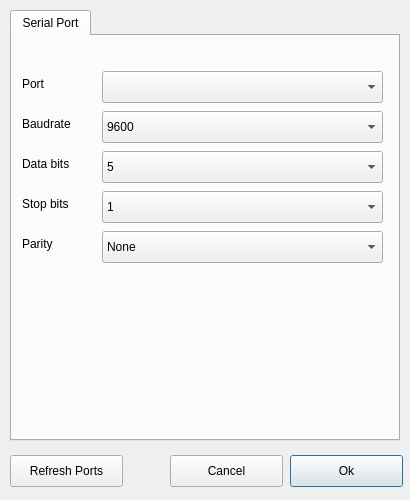
<?xml version="1.0" encoding="UTF-8"?>
<ui version="4.0">
 <class>OptionDialog</class>
 <widget class="QDialog" name="OptionDialog">
  <property name="geometry">
   <rect>
    <x>0</x>
    <y>0</y>
    <width>410</width>
    <height>500</height>
   </rect>
  </property>
  <property name="minimumSize">
   <size>
    <width>410</width>
    <height>500</height>
   </size>
  </property>
  <property name="maximumSize">
   <size>
    <width>410</width>
    <height>500</height>
   </size>
  </property>
  <property name="windowTitle">
   <string>Serial Setting</string>
  </property>
  <widget class="QTabWidget" name="tabWidget">
   <property name="geometry">
    <rect>
     <x>10</x>
     <y>10</y>
     <width>390</width>
     <height>431</height>
    </rect>
   </property>
   <property name="sizePolicy">
    <sizepolicy hsizetype="Preferred" vsizetype="Preferred">
     <horstretch>0</horstretch>
     <verstretch>0</verstretch>
    </sizepolicy>
   </property>
   <property name="tabPosition">
    <enum>QTabWidget::North</enum>
   </property>
   <property name="currentIndex">
    <number>0</number>
   </property>
   <widget class="QWidget" name="tabSerial">
    <attribute name="title">
     <string>Serial Port</string>
    </attribute>
    <widget class="QLabel" name="label">
     <property name="geometry">
      <rect>
       <x>10</x>
       <y>40</y>
       <width>100</width>
       <height>16</height>
      </rect>
     </property>
     <property name="text">
      <string>Port</string>
     </property>
    </widget>
    <widget class="QLabel" name="label_2">
     <property name="geometry">
      <rect>
       <x>10</x>
       <y>80</y>
       <width>100</width>
       <height>16</height>
      </rect>
     </property>
     <property name="text">
      <string>Baudrate</string>
     </property>
    </widget>
    <widget class="QLabel" name="label_3">
     <property name="geometry">
      <rect>
       <x>10</x>
       <y>120</y>
       <width>60</width>
       <height>16</height>
      </rect>
     </property>
     <property name="text">
      <string>Data bits</string>
     </property>
    </widget>
    <widget class="QLabel" name="label_4">
     <property name="geometry">
      <rect>
       <x>10</x>
       <y>200</y>
       <width>60</width>
       <height>16</height>
      </rect>
     </property>
     <property name="text">
      <string>Parity</string>
     </property>
    </widget>
    <widget class="QLabel" name="label_5">
     <property name="geometry">
      <rect>
       <x>10</x>
       <y>160</y>
       <width>60</width>
       <height>16</height>
      </rect>
     </property>
     <property name="text">
      <string>Stop bits</string>
     </property>
    </widget>
    <widget class="QComboBox" name="comboPorts">
     <property name="geometry">
      <rect>
       <x>90</x>
       <y>35</y>
       <width>281</width>
       <height>32</height>
      </rect>
     </property>
    </widget>
    <widget class="QComboBox" name="comboBaudrate">
     <property name="geometry">
      <rect>
       <x>90</x>
       <y>75</y>
       <width>281</width>
       <height>32</height>
      </rect>
     </property>
     <property name="currentText">
      <string notr="true">115200</string>
     </property>
     <item>
      <property name="text">
       <string notr="true">9600</string>
      </property>
     </item>
     <item>
      <property name="text">
       <string notr="true">14400</string>
      </property>
     </item>
     <item>
      <property name="text">
       <string notr="true">19200</string>
      </property>
     </item>
     <item>
      <property name="text">
       <string notr="true">28800</string>
      </property>
     </item>
     <item>
      <property name="text">
       <string notr="true">38400</string>
      </property>
     </item>
     <item>
      <property name="text">
       <string notr="true">57600</string>
      </property>
     </item>
     <item>
      <property name="text">
       <string notr="true">115200</string>
      </property>
     </item>
    </widget>
    <widget class="QComboBox" name="comboDatabits">
     <property name="geometry">
      <rect>
       <x>90</x>
       <y>115</y>
       <width>281</width>
       <height>32</height>
      </rect>
     </property>
     <property name="currentText">
      <string notr="true">8</string>
     </property>
     <item>
      <property name="text">
       <string notr="true">5</string>
      </property>
     </item>
     <item>
      <property name="text">
       <string notr="true">6</string>
      </property>
     </item>
     <item>
      <property name="text">
       <string notr="true">7</string>
      </property>
     </item>
     <item>
      <property name="text">
       <string notr="true">8</string>
      </property>
     </item>
    </widget>
    <widget class="QComboBox" name="comboStopbits">
     <property name="geometry">
      <rect>
       <x>90</x>
       <y>155</y>
       <width>281</width>
       <height>32</height>
      </rect>
     </property>
     <property name="currentText">
      <string notr="true">1</string>
     </property>
     <item>
      <property name="text">
       <string notr="true">1</string>
      </property>
     </item>
     <item>
      <property name="text">
       <string notr="true">1.5</string>
      </property>
     </item>
     <item>
      <property name="text">
       <string notr="true">2</string>
      </property>
     </item>
    </widget>
    <widget class="QComboBox" name="comboParity">
     <property name="geometry">
      <rect>
       <x>90</x>
       <y>195</y>
       <width>281</width>
       <height>32</height>
      </rect>
     </property>
     <property name="currentText">
      <string>None</string>
     </property>
     <item>
      <property name="text">
       <string>None</string>
      </property>
     </item>
     <item>
      <property name="text">
       <string>Odd</string>
      </property>
     </item>
     <item>
      <property name="text">
       <string>Even</string>
      </property>
     </item>
    </widget>
   </widget>
  </widget>
  <widget class="QPushButton" name="pushButton">
   <property name="geometry">
    <rect>
     <x>290</x>
     <y>455</y>
     <width>113</width>
     <height>32</height>
    </rect>
   </property>
   <property name="text">
    <string>Ok</string>
   </property>
   <property name="default">
    <bool>true</bool>
   </property>
   <property name="flat">
    <bool>false</bool>
   </property>
  </widget>
  <widget class="QPushButton" name="pushButton_2">
   <property name="geometry">
    <rect>
     <x>170</x>
     <y>455</y>
     <width>113</width>
     <height>32</height>
    </rect>
   </property>
   <property name="text">
    <string>Cancel</string>
   </property>
  </widget>
  <widget class="QPushButton" name="btnRefresh">
   <property name="geometry">
    <rect>
     <x>10</x>
     <y>455</y>
     <width>113</width>
     <height>32</height>
    </rect>
   </property>
   <property name="text">
    <string>Refresh Ports</string>
   </property>
  </widget>
 </widget>
 <resources/>
 <connections/>
</ui>
